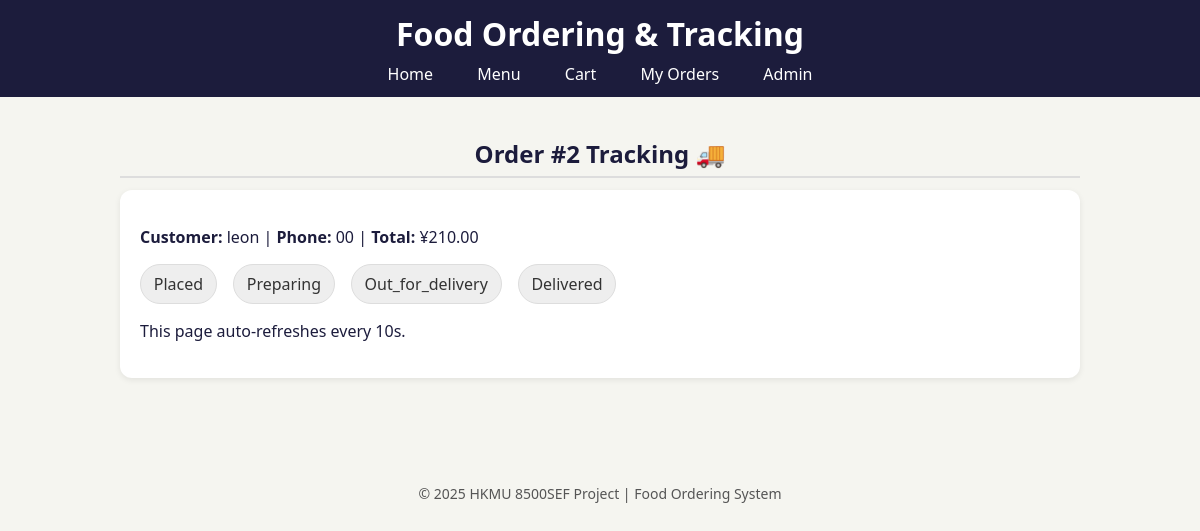
Page /order/2 on the committed database.
### models.py (models this page shows, shortened)
class Order(db.Model):
    __tablename__ = "orders"
    id = db.Column(db.Integer, primary_key=True)
    created_at = db.Column(db.DateTime, default=lambda: datetime.now(timezone.utc), nullable=False)
    customer_name = db.Column(db.String(120), nullable=False)
    customer_phone = db.Column(db.String(20))
    customer_address = db.Column(db.String(255))
    status = db.Column(db.Enum(OrderStatus), default=OrderStatus.placed, nullable=False)
    total_cents = db.Column(db.Integer, default=0, nullable=False)
    items = db.relationship("OrderItem", backref="order", cascade="all, delete-orphan")

### app.py (the view)
@app.route("/order/<int:order_id>")
def track_order(order_id):
    order = Order.query.get_or_404(order_id)
    return render_template("track_order.html", order=order)

### app.py (called while the page is built)
@app.context_processor
def inject_globals():
    return {"OrderStatus": OrderStatus}

### templates/track_order.html (shortened to what this page needs)
{% extends "base.html" %}
{% block content %}
<h2>Order #{{ order.id }} Tracking 🚚</h2>
<div class="card">
  <p><strong>Customer:</strong> {{ order.customer_name }} | <strong>Phone:</strong> {{ order.customer_phone or '-' }} | <strong>Total:</strong> ¥{{ '%.2f' % (order.total_cents/100) }}</p>
  <ol class="timeline">
    {% set cur = order.status.value if order.status is not string else order.status %}
    {% set steps = ['placed','preparing','out_for_delivery','delivered'] %}
    {% for s in steps %}
      <li class="timeline-step {% if (cur in steps) and (steps.index(s) <= steps.index(cur)) %}active{% endif %}">
        {{ s|capitalize }}
      </li>
    {% endfor %}
  </ol>
  <p style="margin-top:1rem;">This page auto-refreshes every 10s.</p>
</div>
{% endblock %}

### static/style.css (style rules this page uses)
body { background: #f5f5f0; color: #1c1c3c; font-family: 'Segoe UI', Roboto, sans-serif; margin:0; }
h2 { margin: 20px 0 12px 0; text-align: center; font-weight: bold; border-bottom: 2px solid #ddd; padding-bottom: 6px; }
.card { background: white; border-radius: 12px; padding: 20px; box-shadow: 0 2px 6px rgba(0,0,0,0.08); margin-bottom: 20px; transition: transform 0.2s ease, box-shadow 0.2s ease; }

### templates/track_order.html (style rules this page uses)
.timeline { list-style:none; padding-left: 0; display:flex; gap:1rem; flex-wrap: wrap; }
.timeline-step { padding: .5rem .8rem; border-radius: 999px; background: #eee; color:#333; border:1px solid #ddd; }

### rows in the picture
Order: id "2", customer_name "leon", customer_phone "00", order.total_cents/100 "210.00"

### other values in the picture
{{ s|capitalize }} "Placed" "Preparing" "Out_for_delivery" "Delivered"
